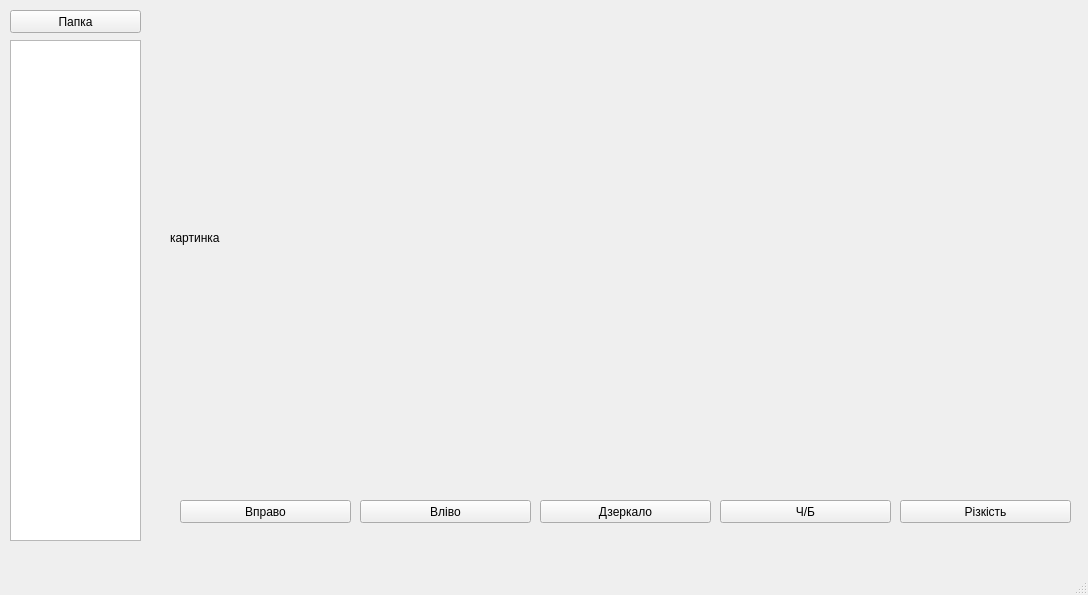
<?xml version="1.0" encoding="UTF-8"?>
<ui version="4.0">
 <class>MainWindow</class>
 <widget class="QMainWindow" name="MainWindow">
  <property name="geometry">
   <rect>
    <x>0</x>
    <y>0</y>
    <width>1088</width>
    <height>595</height>
   </rect>
  </property>
  <property name="windowTitle">
   <string>MainWindow</string>
  </property>
  <widget class="QWidget" name="centralwidget">
   <widget class="QListWidget" name="files_list">
    <property name="geometry">
     <rect>
      <x>10</x>
      <y>40</y>
      <width>131</width>
      <height>501</height>
     </rect>
    </property>
   </widget>
   <widget class="QPushButton" name="dir_btn">
    <property name="geometry">
     <rect>
      <x>10</x>
      <y>10</y>
      <width>131</width>
      <height>23</height>
     </rect>
    </property>
    <property name="text">
     <string>Папка</string>
    </property>
   </widget>
   <widget class="QPushButton" name="left_btn">
    <property name="geometry">
     <rect>
      <x>360</x>
      <y>500</y>
      <width>171</width>
      <height>23</height>
     </rect>
    </property>
    <property name="text">
     <string>Вліво</string>
    </property>
   </widget>
   <widget class="QPushButton" name="right_btn">
    <property name="geometry">
     <rect>
      <x>180</x>
      <y>500</y>
      <width>171</width>
      <height>23</height>
     </rect>
    </property>
    <property name="text">
     <string>Вправо</string>
    </property>
   </widget>
   <widget class="QPushButton" name="mirror_brn">
    <property name="geometry">
     <rect>
      <x>540</x>
      <y>500</y>
      <width>171</width>
      <height>23</height>
     </rect>
    </property>
    <property name="text">
     <string>Дзеркало</string>
    </property>
   </widget>
   <widget class="QPushButton" name="sharp_btn">
    <property name="geometry">
     <rect>
      <x>900</x>
      <y>500</y>
      <width>171</width>
      <height>23</height>
     </rect>
    </property>
    <property name="text">
     <string>Різкість</string>
    </property>
   </widget>
   <widget class="QPushButton" name="bw_btn">
    <property name="geometry">
     <rect>
      <x>720</x>
      <y>500</y>
      <width>171</width>
      <height>23</height>
     </rect>
    </property>
    <property name="text">
     <string>Ч/Б</string>
    </property>
   </widget>
   <widget class="QLabel" name="photo_lb">
    <property name="geometry">
     <rect>
      <x>170</x>
      <y>32</y>
      <width>821</width>
      <height>411</height>
     </rect>
    </property>
    <property name="text">
     <string>картинка</string>
    </property>
   </widget>
  </widget>
  <widget class="QMenuBar" name="menubar">
   <property name="geometry">
    <rect>
     <x>0</x>
     <y>0</y>
     <width>1088</width>
     <height>21</height>
    </rect>
   </property>
  </widget>
  <widget class="QStatusBar" name="statusbar"/>
 </widget>
 <resources/>
 <connections/>
</ui>
